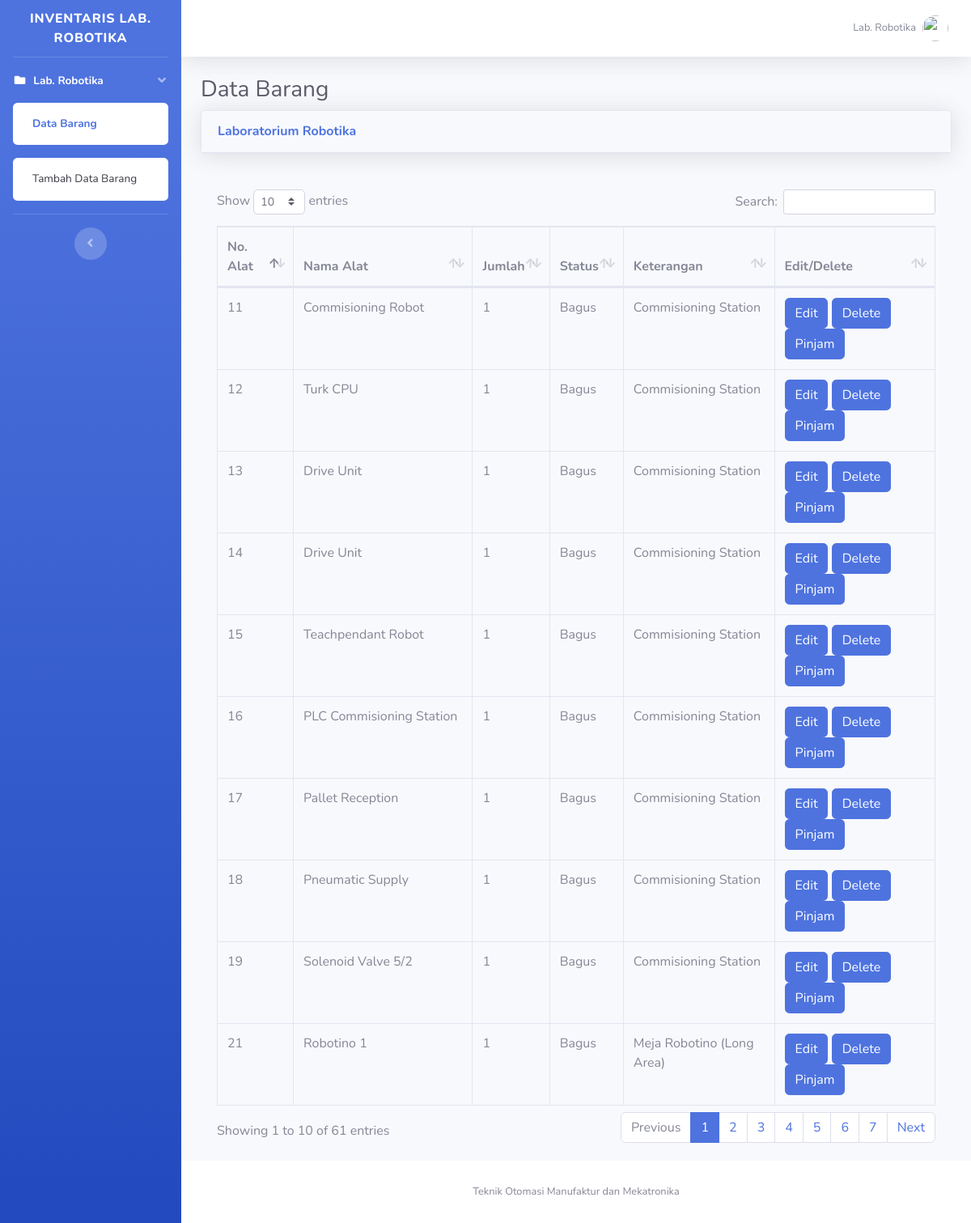
Page /lab_robotika/index.php on the committed database.
### tables this page shows
CREATE TABLE `t_laboratorium` (
  `id_lab` int(4) UNSIGNED NOT NULL,
  `nama_lab` varchar(50) NOT NULL,
  `ka_lab` varchar(20) NOT NULL,
  `username` varchar(30) NOT NULL,
  `password` varchar(40) NOT NULL
);

CREATE TABLE `t_alat` (
  `id_alat` float NOT NULL,
  `id_lab` int(10) UNSIGNED NOT NULL,
  `nama_alat` varchar(50) NOT NULL,
  `status_alat` varchar(10) NOT NULL,
  `jumlah_alat` varchar(20) NOT NULL,
  `keterangan` varchar(40) NOT NULL,
  `status_pinjam` varchar(20) NOT NULL DEFAULT 'Belum dipinjam'
);

### lab_robotika/index.php (the view, shortened to what this page needs)
<?php
include "../config.php";
$query = mysqli_query($koneksi, "SELECT * FROM t_alat");
$query_lab = mysqli_query($koneksi, "SELECT * FROM t_laboratorium");
$data_lab = mysqli_fetch_array($query_lab);
?>
<!DOCTYPE html>
<html lang="en">
<head>
    <link href="../vendor/fontawesome-free/css/all.min.css" rel="stylesheet" type="text/css">
    <link href="../css/sb-admin-2.min.css" rel="stylesheet">
    <link href="../vendor/datatables/dataTables.bootstrap4.min.css" rel="stylesheet">
</head>
<body id="page-top">
    <div id="wrapper">
        <ul class="navbar-nav bg-gradient-primary sidebar sidebar-dark accordion" id="accordionSidebar">
            <a class="sidebar-brand d-flex align-items-center justify-content-center" href="index.php">
                <div class="sidebar-brand-text mx-3">Inventaris <?= $data_lab['nama_lab']; ?></div>
            </a>
            <hr class="sidebar-divider my-0">
            <li class="nav-item active">
                <a class="nav-link" href="#" data-toggle="collapse" data-target="#collapsePages" aria-expanded="true" aria-controls="collapsePages">
                    <i class="fas fa-fw fa-folder"></i>
                    <span><?= $data_lab['nama_lab']; ?></span>
                </a>
                <div id="collapsePages" class="collapse show" aria-labelledby="headingPages" data-parent="#accordionSidebar">
                    <div class="bg-white py-2 collapse-inner rounded">
                        <a class="collapse-item active" href="index.php">Data Barang</a>
                    </div>
                </div>
                <div id="collapsePages" class="collapse show" aria-labelledby="headingPages" data-parent="#accordionSidebar">
                    <div class="bg-white py-2 collapse-inner rounded">
                        <a class="collapse-item" href="tambah_barang.php">Tambah Data Barang</a>
                    </div>
                </div>
            </li>
            <hr class="sidebar-divider d-none d-md-block">
            <div class="text-center d-none d-md-inline">
                <button class="rounded-circle border-0" id="sidebarToggle"></button>
            </div>
        </ul>
        <div id="content-wrapper" class="d-flex flex-column">
            <div id="content">
                <nav class="navbar navbar-expand navbar-light bg-white topbar mb-4 static-top shadow">
                    <ul class="navbar-nav ml-auto">
                        <li class="nav-item dropdown no-arrow">
                            <a class="nav-link dropdown-toggle" href="#" id="userDropdown" role="button" data-toggle="dropdown" aria-haspopup="true" aria-expanded="false">
                                <span class="mr-2 d-none d-lg-inline text-gray-600 small"><?= $data_lab['nama_lab']; ?></span>
                                <img class="img-profile rounded-circle" src="../img/Black.png">
                            </a>
                        </li>
                    </ul>
                </nav>
                <div class="container-fluid">
                    <h1 class="h3 mb-2 text-gray-800">Data Barang</h1>
                    <div class="card shadow mb-4">
                        <div class="card-header py-3">
                            <h6 class="m-0 font-weight-bold text-primary">Laboratorium Robotika</h6>
                        </div>
                    </div>
                    <div class="card-body">
                        <div class="table-responsive">
                            <table class="table table-bordered" id="dataTable" width="100%" cellspacing="0">
                                <thead>
                                    <tr>
                                        <th>No. Alat</th>
                                        <th>Nama Alat</th>
                                        <th>Jumlah</th>
                                        <th>Status</th>
                                        <th>Keterangan</th>
                                        <th>Edit/Delete</th>
                                    </tr>
                                </thead>
                                <?php if (mysqli_num_rows($query) > 0) { ?>
                                    <?php
                                    while ($data = mysqli_fetch_array($query)) {
                                    ?>
                                        <tr>
                                            <td><?php echo $data["id_alat"]; ?></td>
                                            <td><?php echo $data["nama_alat"]; ?></td>
                                            <td><?php echo $data["jumlah_alat"]; ?></td>
                                            <td><?php echo $data["status_alat"]; ?></td>
                                            <td><?php echo $data["keterangan"]; ?></td>
                                            <td>
                                                <a href="edit_barang.php?id_alat=<?php echo $data['id_alat']; ?>"><button class="btn btn-primary">Edit</button></a>
                                                <a href="delete-process.php?id_alat=<?php echo $data['id_alat']; ?>"><button class="btn btn-primary">Delete</button></a>
                                                <a href="pinjam_barang.php?id_alat=<?php echo $data['id_alat']; ?>"><button class="btn btn-primary">Pinjam</button></a>
                                            </td>
                                        </tr>
                                    <?php $no++;
                                    } ?>
                                <?php } ?>
                            </table>
                        </div>
                    </div>
                </div>
            </div>
            <footer class="sticky-footer bg-white">
                <div class="container my-auto">
                    <div class="copyright text-center my-auto">
                        <span>Teknik Otomasi Manufaktur dan Mekatronika</span>
                    </div>
                </div>
            </footer>
        </div>
    </div>
</body>
</html>

### rows in the picture
t_laboratorium: nama_lab "LAB. ROBOTIKA", nama_lab "Lab. Robotika"
t_alat: id_alat "11", nama_alat "Commisioning Robot", jumlah_alat "1", status_alat "Bagus", keterangan "Commisioning Station"
t_alat: id_alat "12", nama_alat "Turk CPU", jumlah_alat "1", status_alat "Bagus", keterangan "Commisioning Station"
t_alat: id_alat "13", nama_alat "Drive Unit", jumlah_alat "1", status_alat "Bagus", keterangan "Commisioning Station"
t_alat: id_alat "14", nama_alat "Drive Unit", jumlah_alat "1", status_alat "Bagus", keterangan "Commisioning Station"
t_alat: id_alat "15", nama_alat "Teachpendant Robot", jumlah_alat "1", status_alat "Bagus", keterangan "Commisioning Station"
t_alat: id_alat "16", nama_alat "PLC Commisioning Station", jumlah_alat "1", status_alat "Bagus", keterangan "Commisioning Station"
t_alat: id_alat "17", nama_alat "Pallet Reception", jumlah_alat "1", status_alat "Bagus", keterangan "Commisioning Station"
t_alat: id_alat "18", nama_alat "Pneumatic Supply", jumlah_alat "1", status_alat "Bagus", keterangan "Commisioning Station"
t_alat: id_alat "19", nama_alat "Solenoid Valve 5/2", jumlah_alat "1", status_alat "Bagus", keterangan "Commisioning Station"
t_alat: id_alat "21", nama_alat "Robotino 1", jumlah_alat "1", status_alat "Bagus", keterangan "Meja Robotino (Long Area)"
